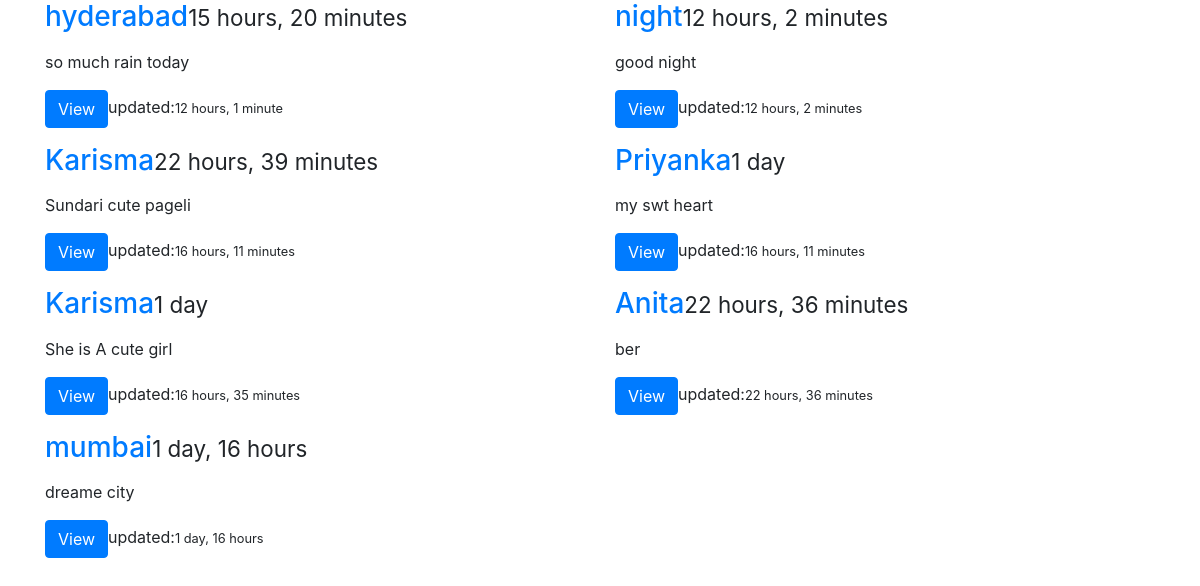
The app's page /posts/, older data.
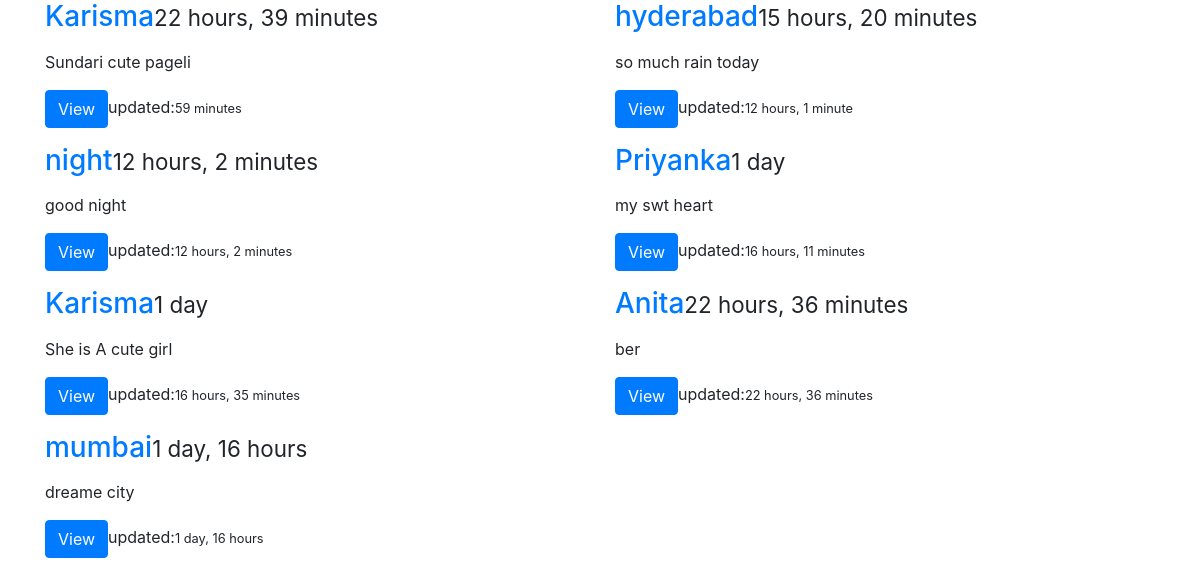
The same page, newer data.
### PostApp/models.py (models this page shows, shortened)
class Post(models.Model):
	title=models.CharField(max_length=100)
	content=models.TextField()
	updated=models.DateTimeField(auto_now=True,auto_now_add=False)
	timestamp=models.DateTimeField(auto_now=False,auto_now_add=True)
	def get_absolute_url(self):
		return reverse('post:detail',kwargs={'id':self.id})

### PostApp/views.py (the view)
def post_list(request):
    queryset=Post.objects.all().order_by("-updated")
    context_data = {
        "object_list":queryset,
        "name": "List"
    }
    return  render(request,'index.html',context_data)   #HttpResponse("<h1>Delete</h1>")

### templates/index.html (shortened to what this page needs)
{% extends 'base.html' %}
{% block content %}
    <div class="row">
        {% for data in object_list %}
            <div class="col-sm-4 col-md-6">
                <div class="thumbnail">
                    <div class="caption">
                        <h3><a href='{{data.get_absolute_url}}'>{{data.title}}</a><small>{{ data.timestamp |timesince }}</small></h3>
                         <p> {{ data.content|linebreaks|truncatechars:120}}</p>
                        <p><a href="{{ data.id }} " class="btn btn-primary" role="button">View</a>updated:<small>{{ data.updated|timesince }}</small></p>
                    </div>
                </div>
            </div>
        {% endfor %}
    </div>
{% endblock content %}

Row changes from the older to the newer data that the page shows:
changed Post "Sundari cute pageli": updated "16 hours, 11 minutes" → "59 minutes"; moves up the list
